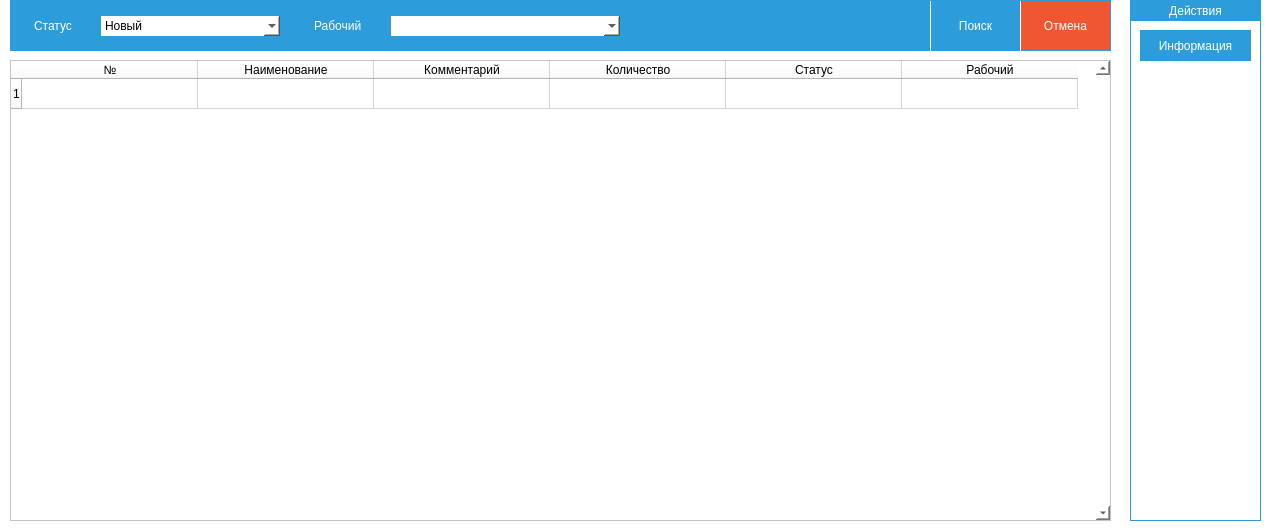
    <widget class="QWidget" name="tab_2">
     <property name="styleSheet">
      <string notr="true">background: #fff;</string>
     </property>
     <attribute name="title">
      <string>Tab 2</string>
     </attribute>
     <widget class="QTableWidget" name="tableWidgetOrders">
      <property name="geometry">
       <rect>
        <x>10</x>
        <y>60</y>
        <width>1101</width>
        <height>461</height>
       </rect>
      </property>
      <property name="minimumSize">
       <size>
        <width>0</width>
        <height>0</height>
       </size>
      </property>
      <property name="maximumSize">
       <size>
        <width>1500</width>
        <height>521</height>
       </size>
      </property>
      <property name="font">
       <font>
        <family>Arial</family>
       </font>
      </property>
      <property name="styleSheet">
       <string notr="true">QTableWidget{
	background-color: #fff;
	border: none
}

QHeaderView::section{
	background-color: #2D9CDB;
 	border: none;
	height: 40px;
	padding-left: 10px;
	color: #fff;
}
QTableWidget::section{
	background-color: #2D9CDB
}
border-style: none
background-color: #fff;</string>
      </property>
      <property name="frameShape">
       <enum>QFrame::StyledPanel</enum>
      </property>
      <property name="frameShadow">
       <enum>QFrame::Plain</enum>
      </property>
      <property name="verticalScrollBarPolicy">
       <enum>Qt::ScrollBarAlwaysOn</enum>
      </property>
      <property name="horizontalScrollBarPolicy">
       <enum>Qt::ScrollBarAsNeeded</enum>
      </property>
      <property name="sizeAdjustPolicy">
       <enum>QAbstractScrollArea::AdjustIgnored</enum>
      </property>
      <property name="editTriggers">
       <set>QAbstractItemView::NoEditTriggers</set>
      </property>
      <property name="tabKeyNavigation">
       <bool>false</bool>
      </property>
      <property name="showDropIndicator" stdset="0">
       <bool>false</bool>
      </property>
      <property name="dragDropOverwriteMode">
       <bool>false</bool>
      </property>
      <property name="defaultDropAction">
       <enum>Qt::MoveAction</enum>
      </property>
      <property name="selectionMode">
       <enum>QAbstractItemView::SingleSelection</enum>
      </property>
      <property name="selectionBehavior">
       <enum>QAbstractItemView::SelectRows</enum>
      </property>
      <property name="textElideMode">
       <enum>Qt::ElideRight</enum>
      </property>
      <property name="verticalScrollMode">
       <enum>QAbstractItemView::ScrollPerPixel</enum>
      </property>
      <property name="horizontalScrollMode">
       <enum>QAbstractItemView::ScrollPerPixel</enum>
      </property>
      <property name="showGrid">
       <bool>true</bool>
      </property>
      <property name="gridStyle">
       <enum>Qt::SolidLine</enum>
      </property>
      <property name="sortingEnabled">
       <bool>true</bool>
      </property>
      <property name="wordWrap">
       <bool>true</bool>
      </property>
      <property name="cornerButtonEnabled">
       <bool>true</bool>
      </property>
      <property name="rowCount">
       <number>1</number>
      </property>
      <property name="columnCount">
       <number>6</number>
      </property>
      <attribute name="horizontalHeaderDefaultSectionSize">
       <number>176</number>
      </attribute>
      <attribute name="horizontalHeaderHighlightSections">
       <bool>true</bool>
      </attribute>
      <row/>
      <column>
       <property name="text">
        <string>№</string>
       </property>
      </column>
      <column>
       <property name="text">
        <string>Наименование</string>
       </property>
      </column>
      <column>
       <property name="text">
        <string>Комментарий</string>
       </property>
      </column>
      <column>
       <property name="text">
        <string>Количество</string>
       </property>
      </column>
      <column>
       <property name="text">
        <string>Статус</string>
       </property>
      </column>
      <column>
       <property name="text">
        <string>Рабочий</string>
       </property>
      </column>
     </widget>
     <widget class="QFrame" name="frame_4">
      <property name="geometry">
       <rect>
        <x>1130</x>
        <y>0</y>
        <width>131</width>
        <height>521</height>
       </rect>
      </property>
      <property name="styleSheet">
       <string notr="true">background: #fff;
border: 1px solid #2D9CDB;
box-sizing: border-box;</string>
      </property>
      <property name="frameShape">
       <enum>QFrame::StyledPanel</enum>
      </property>
      <property name="frameShadow">
       <enum>QFrame::Raised</enum>
      </property>
      <widget class="QPushButton" name="infoButton2">
       <property name="geometry">
        <rect>
         <x>10</x>
         <y>30</y>
         <width>111</width>
         <height>31</height>
        </rect>
       </property>
       <property name="font">
        <font>
         <family>Arial</family>
        </font>
       </property>
       <property name="styleSheet">
        <string notr="true">QPushButton{
background: #2D9CDB;
border:none;
line-height: 14px;
color: #fff;}
QPushButton:hover{
background: #005da7;
}
QPushButton:pressed{
background:  #2D9CDB;
}</string>
       </property>
       <property name="text">
        <string>Информация</string>
       </property>
      </widget>
      <widget class="QLabel" name="doLabel_2">
       <property name="geometry">
        <rect>
         <x>0</x>
         <y>0</y>
         <width>131</width>
         <height>21</height>
        </rect>
       </property>
       <property name="font">
        <font>
         <family>Arial</family>
         <weight>50</weight>
         <italic>false</italic>
         <bold>false</bold>
        </font>
       </property>
       <property name="styleSheet">
        <string notr="true">background:#2D9CDB;
color: #fff;
</string>
       </property>
       <property name="text">
        <string>Действия</string>
       </property>
       <property name="textFormat">
        <enum>Qt::MarkdownText</enum>
       </property>
       <property name="alignment">
        <set>Qt::AlignCenter</set>
       </property>
      </widget>
     </widget>
     <widget class="QFrame" name="frame_5">
      <property name="geometry">
       <rect>
        <x>10</x>
        <y>0</y>
        <width>1101</width>
        <height>51</height>
       </rect>
      </property>
      <property name="font">
       <font>
        <family>Arial</family>
       </font>
      </property>
      <property name="styleSheet">
       <string notr="true">background: #2D9CDB;
border: 1px solid #2D9CDB;
box-sizing: border-box;</string>
      </property>
      <property name="frameShape">
       <enum>QFrame::StyledPanel</enum>
      </property>
      <property name="frameShadow">
       <enum>QFrame::Raised</enum>
      </property>
      <widget class="QPushButton" name="searchButton">
       <property name="geometry">
        <rect>
         <x>920</x>
         <y>0</y>
         <width>91</width>
         <height>51</height>
        </rect>
       </property>
       <property name="font">
        <font>
         <family>Arial</family>
        </font>
       </property>
       <property name="styleSheet">
        <string notr="true">QPushButton{
background: #2D9CDB;
border-left: 1px solid #fff;
line-height: 14px;
color: #fff;}
QPushButton:hover{
background: #005da7;
}
QPushButton:pressed{
background:  #2D9CDB;
}</string>
       </property>
       <property name="text">
        <string>Поиск</string>
       </property>
      </widget>
      <widget class="QPushButton" name="falseButton">
       <property name="geometry">
        <rect>
         <x>1010</x>
         <y>0</y>
         <width>91</width>
         <height>51</height>
        </rect>
       </property>
       <property name="font">
        <font>
         <family>Arial</family>
        </font>
       </property>
       <property name="styleSheet">
        <string notr="true">QPushButton{
background: #F05632;
border-left: 1px solid #fff;
line-height: 14px;
color: #fff;}
QPushButton:hover{
background: #F5241E
}
QPushButton:pressed{
background:  #F05632;
}</string>
       </property>
       <property name="text">
        <string>Отмена</string>
       </property>
      </widget>
      <widget class="QComboBox" name="statusBox">
       <property name="geometry">
        <rect>
         <x>90</x>
         <y>15</y>
         <width>181</width>
         <height>22</height>
        </rect>
       </property>
       <property name="font">
        <font>
         <family>Arial</family>
        </font>
       </property>
       <property name="styleSheet">
        <string notr="true">background: #fff;</string>
       </property>
       <item>
        <property name="text">
         <string>Новый</string>
        </property>
       </item>
       <item>
        <property name="text">
         <string>В работе</string>
        </property>
       </item>
       <item>
        <property name="text">
         <string>Завершен</string>
        </property>
       </item>
      </widget>
      <widget class="QLabel" name="label">
       <property name="geometry">
        <rect>
         <x>20</x>
         <y>0</y>
         <width>71</width>
         <height>51</height>
        </rect>
       </property>
       <property name="styleSheet">
        <string notr="true">	color: #fff;</string>
       </property>
       <property name="text">
        <string>Статус</string>
       </property>
      </widget>
      <widget class="QComboBox" name="workerBox">
       <property name="geometry">
        <rect>
         <x>380</x>
         <y>15</y>
         <width>231</width>
         <height>22</height>
        </rect>
       </property>
       <property name="font">
        <font>
         <family>Arial</family>
        </font>
       </property>
       <property name="styleSheet">
        <string notr="true">background: #fff;</string>
       </property>
      </widget>
      <widget class="QLabel" name="label_2">
       <property name="geometry">
        <rect>
         <x>300</x>
         <y>0</y>
         <width>81</width>
         <height>51</height>
        </rect>
       </property>
       <property name="styleSheet">
        <string notr="true">	color: #fff;</string>
       </property>
       <property name="text">
        <string>Рабочий</string>
       </property>
      </widget>
     </widget>
    </widget>
